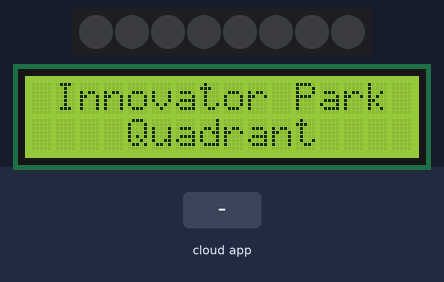
The sketch below on a simulated ESP8266 (NodeMCU). Parts: 8 RGB LEDs in strip order, left to right, 16×2 character LCD. The inputs (shaded band) are chosen by the test bench. Dim RGB values are drawn brighter than linear; WiFi joins after 1.5 s; servers stay silent unless stated; the Firebase database answers and starts empty; what the sketch prints to the serial monitor is not drawn.

Above: at 5.6 s.
5.7 s: the phone or cloud app sets G to 1
At 7.4 s:
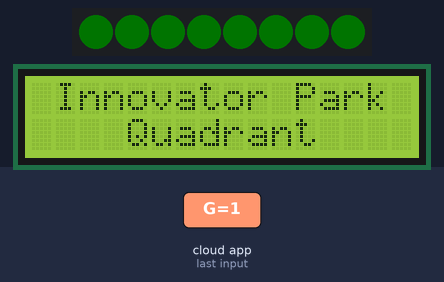
7.7 s: the phone or cloud app sets R to 1
At 9.2 s:
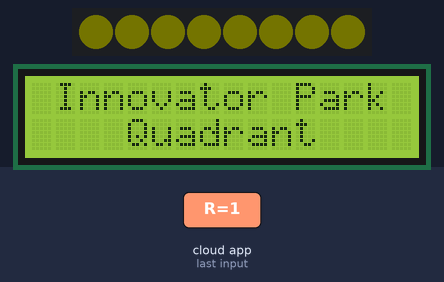
9.5 s: the phone or cloud app sets B to 1
At 11.0 s:
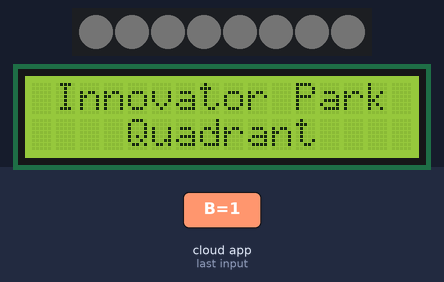
11.3 s: the phone or cloud app sets R to 0
At 12.8 s:
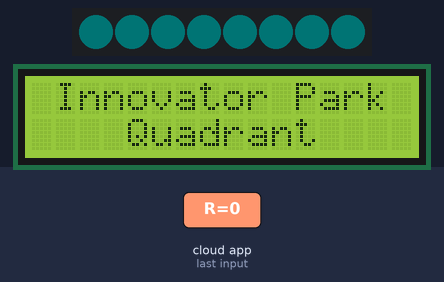
13.1 s: the phone or cloud app sets G to 0
At 14.6 s:
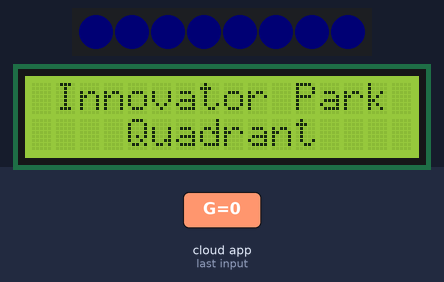
14.9 s: the phone or cloud app sets B to 0
At 16.3 s:
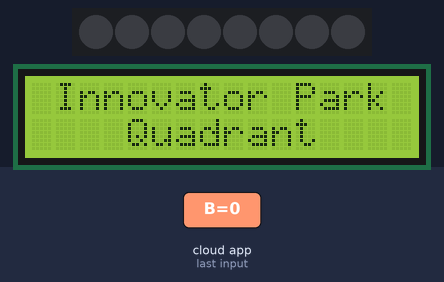
Timing chart, 0 to 17.7 s (numbered marks = the images above; inputs shaded):
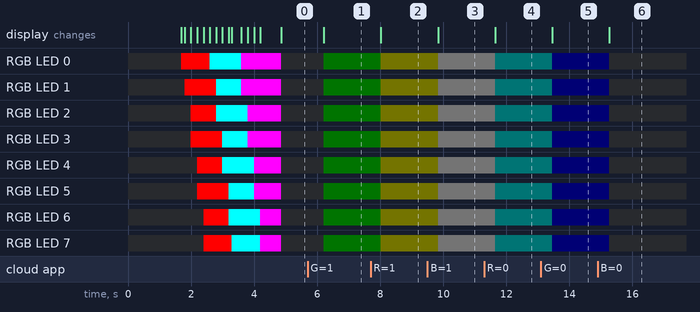

Measured:
- after the input at 5.7 s, RGB LED 0–7: off → RGB(0, 1, 0) after 0.51 s
- after the input at 7.7 s, RGB LED 0–7: RGB(0, 1, 0) → RGB(1, 1, 0) after 0.32 s
- after the input at 9.5 s, RGB LED 0–7: RGB(1, 1, 0) → RGB(1, 1, 1) after 0.33 s
- after the input at 11.3 s, RGB LED 0–7: RGB(1, 1, 1) → RGB(0, 1, 1) after 0.35 s
- after the input at 13.1 s, RGB LED 0–7: RGB(0, 1, 1) → RGB(0, 0, 1) after 0.36 s
- after the input at 14.9 s, RGB LED 0–7: RGB(0, 0, 1) → off after 0.37 s

The sketch:

nodemcu_neopixel.ino
```cpp
#include <Adafruit_NeoPixel.h>
#include  <LiquidCrystal_I2C.h>
#include <Wire.h>
LiquidCrystal_I2C lcd(0x3f, 16, 2);

#define PIN D8
Adafruit_NeoPixel PIXELS = Adafruit_NeoPixel(8, PIN, NEO_GRB + NEO_KHZ800);

#include <FirebaseESP8266.h>

#define WIFI_SSID  ""
#define WIFI_PASSWORD  ""
#define FIREBASE_HOST ""
#define FIREBASE_AUTH ""

int LED;
FirebaseData FIREBASE;
int R, G, B = 0;

void setup()
{
  Serial.begin(9600);
  PIXELS.begin();
  Wire.begin(2, 0);
  lcd.begin();
  lcd.backlight();
  lcd.setCursor(0, 0);
  lcd.print(" Innovator Park");
  lcd.setCursor(0, 1);
  lcd.print("    Quadrant");
  WiFi.begin(WIFI_SSID, WIFI_PASSWORD);
  while (WiFi.status() != WL_CONNECTED) {
    delay(500);
    Serial.print("Connecting ...");
  }
  Serial.print("Connected !");
  delay(100);
  Firebase.begin(FIREBASE_HOST, FIREBASE_AUTH);
  Firebase.reconnectWiFi(true);
  initx();
}

void loop()
{
  readData();
  setColorA(R, G, B);
}

void setColor(int LED, int RED_VALUE, int GREEN_VALUE, int BLUE_VALUE, int delayValue)
{
  PIXELS.setPixelColor(LED, PIXELS.Color(RED_VALUE, GREEN_VALUE, BLUE_VALUE));
  PIXELS.show();
  delay(delayValue);
}

void setColorA(int RED_VALUE, int GREEN_VALUE, int BLUE_VALUE)
{
  for (int i = 0; i < 8; i++) {
    PIXELS.setPixelColor(i, PIXELS.Color(RED_VALUE, GREEN_VALUE, BLUE_VALUE));
    PIXELS.show();
  }
}

void writeData() {
  if (Firebase.ready()) {
    Firebase.setInt(FIREBASE, "R", 50);
    Firebase.setInt(FIREBASE, "G", 60);
    Firebase.setInt(FIREBASE, "B", 70);
  } else {
    // Serial.println("firebase error !");
  }
}
void readData() {
  if (Firebase.ready()) {
    if (Firebase.getInt(FIREBASE, "R" )) {
      if (FIREBASE.dataType() == "int")
        R = (FIREBASE.intData());
      //Serial.println(R);
    }

    if (Firebase.getInt(FIREBASE, "G" )) {
      if (FIREBASE.dataType() == "int")
        G = (FIREBASE.intData());
      //Serial.println(G);
    }

    if (Firebase.getInt(FIREBASE, "B" )) {
      if (FIREBASE.dataType() == "int")
        B = (FIREBASE.intData());
      //Serial.println(B);
    }
  } else {
    //Serial.println("firebase error !");
  }
}


void initx() {
  PIXELS.clear();
  for (LED = 0; LED <= 8; LED++)
  {
    setColor(LED, 255, 0, 0, 100);
  }
  for (LED = 0; LED <= 8; LED++)
  {
    setColor(LED, 0, 255, 255, 100);
  }
  for (LED = 0; LED <= 8; LED++)
  {
    setColor(LED, 255, 0, 255, 100);
  }
}
```
